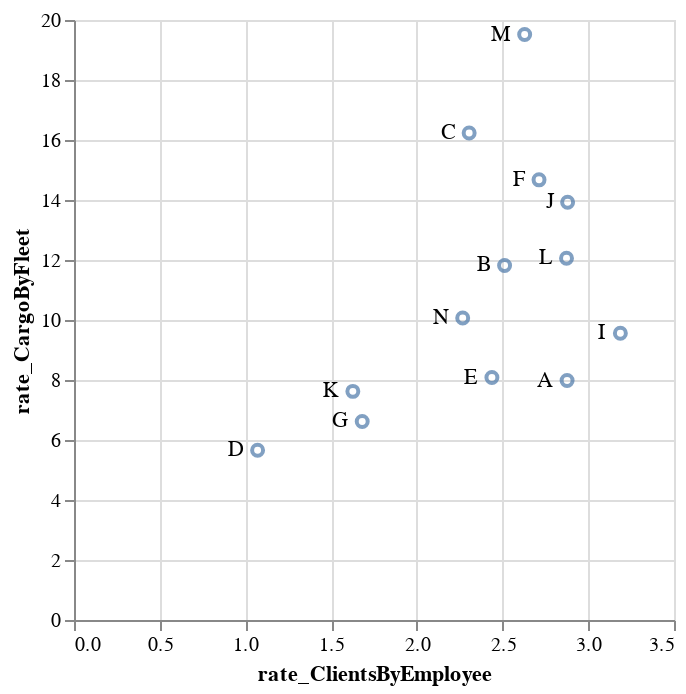

The cell this chart's notebook holds for it:
### Markdown cell above
Let me plot those ratios:

### Code cell
import altair as alt

points = alt.Chart(airline).mark_point().encode(
    x='rate_ClientsByEmployee:Q',
    y='rate_CargoByFleet:Q'
)

text = points.mark_text(
    align='right',
    baseline='middle',
    dx=-7
).encode(
    text='name'
).interactive()

points + text

### Figure 1 — Vega-Lite specification as saved in the notebook (floating-point values rounded to 4 significant figures)
{"config": {"view": {"continuousWidth": 300, "continuousHeight": 300}}, "layer": [{"mark": {"type": "point"}, "encoding": {"x": {"field": "rate_ClientsByEmployee", "type": "quantitative"}, "y": {"field": "rate_CargoByFleet", "type": "quantitative"}}}, {"mark": {"type": "text", "align": "right", "baseline": "middle", "dx": -7}, "encoding": {"text": {"field": "name", "type": "nominal"}, "x": {"field": "rate_ClientsByEmployee", "type": "quantitative"}, "y": {"field": "rate_CargoByFleet", "type": "quantitative"}}, "name": "view_23"}], "data": {"name": "data-4c03cc2a1b585fb3c50c138f34dd2247"}, "params": [{"name": "param_18", "select": {"type": "interval", "encodings": ["x", "y"]}, "bind": "scales", "views": ["view_23"]}], "$schema": "https://vega.github.io/schema/vega-lite/v5.17.0.json", "datasets": {"data-4c03cc2a1b585fb3c50c138f34dd2247": [{"name": "A", "Aircraft": 109, "Fuel": 392, "Employee": 8259, "Passenger": 23756, "Freight": 870, "rate_ClientsByEmployee": 2.876, "rate_CargoByFleet": 7.982}, {"name": "B", "Aircraft": 115, "Fuel": 381, "Employee": 9628, "Passenger": 24183, "Freight": 1359, "rate_ClientsByEmployee": 2.512, "rate_CargoByFleet": 11.82}, {"name": "C", "Aircraft": 767, "Fuel": 2673, "Employee": 70923, "Passenger": 163483, "Freight": 12449, "rate_ClientsByEmployee": 2.305, "rate_CargoByFleet": 16.23}, {"name": "D", "Aircraft": 90, "Fuel": 282, "Employee": 9683, "Passenger": 10370, "Freight": 509, "rate_ClientsByEmployee": 1.071, "rate_CargoByFleet": 5.656}, {"name": "E", "Aircraft": 461, "Fuel": 1608, "Employee": 40630, "Passenger": 99047, "Freight": 3726, "rate_ClientsByEmployee": 2.438, "rate_CargoByFleet": 8.082}, {"name": "F", "Aircraft": 628, "Fuel": 2074, "Employee": 47420, "Passenger": 128635, "Freight": 9214, "rate_ClientsByEmployee": 2.713, "rate_CargoByFleet": 14.67}, {"name": "G", "Aircraft": 81, "Fuel": 75, "Employee": 7115, "Passenger": 11962, "Freight": 536, "rate_ClientsByEmployee": 1.681, "rate_CargoByFleet": 6.617}, {"name": "I", "Aircraft": 153, "Fuel": 458, "Employee": 10177, "Passenger": 32436, "Freight": 1462, "rate_ClientsByEmployee": 3.187, "rate_CargoByFleet": 9.556}, {"name": "J", "Aircraft": 455, "Fuel": 1722, "Employee": 29124, "Passenger": 83862, "Freight": 6337, "rate_ClientsByEmployee": 2.879, "rate_CargoByFleet": 13.93}, {"name": "K", "Aircraft": 103, "Fuel": 400, "Employee": 8987, "Passenger": 14618, "Freight": 785, "rate_ClientsByEmployee": 1.627, "rate_CargoByFleet": 7.621}, {"name": "L", "Aircraft": 547, "Fuel": 1217, "Employee": 34680, "Passenger": 99636, "Freight": 6597, "rate_ClientsByEmployee": 2.873, "rate_CargoByFleet": 12.06}, {"name": "M", "Aircraft": 560, "Fuel": 2532, "Employee": 51536, "Passenger": 135480, "Freight": 10928, "rate_ClientsByEmployee": 2.629, "rate_CargoByFleet": 19.51}, {"name": "N", "Aircraft": 423, "Fuel": 1303, "Employee": 32683, "Passenger": 74106, "Freight": 4258, "rate_ClientsByEmployee": 2.267, "rate_CargoByFleet": 10.07}]}}
